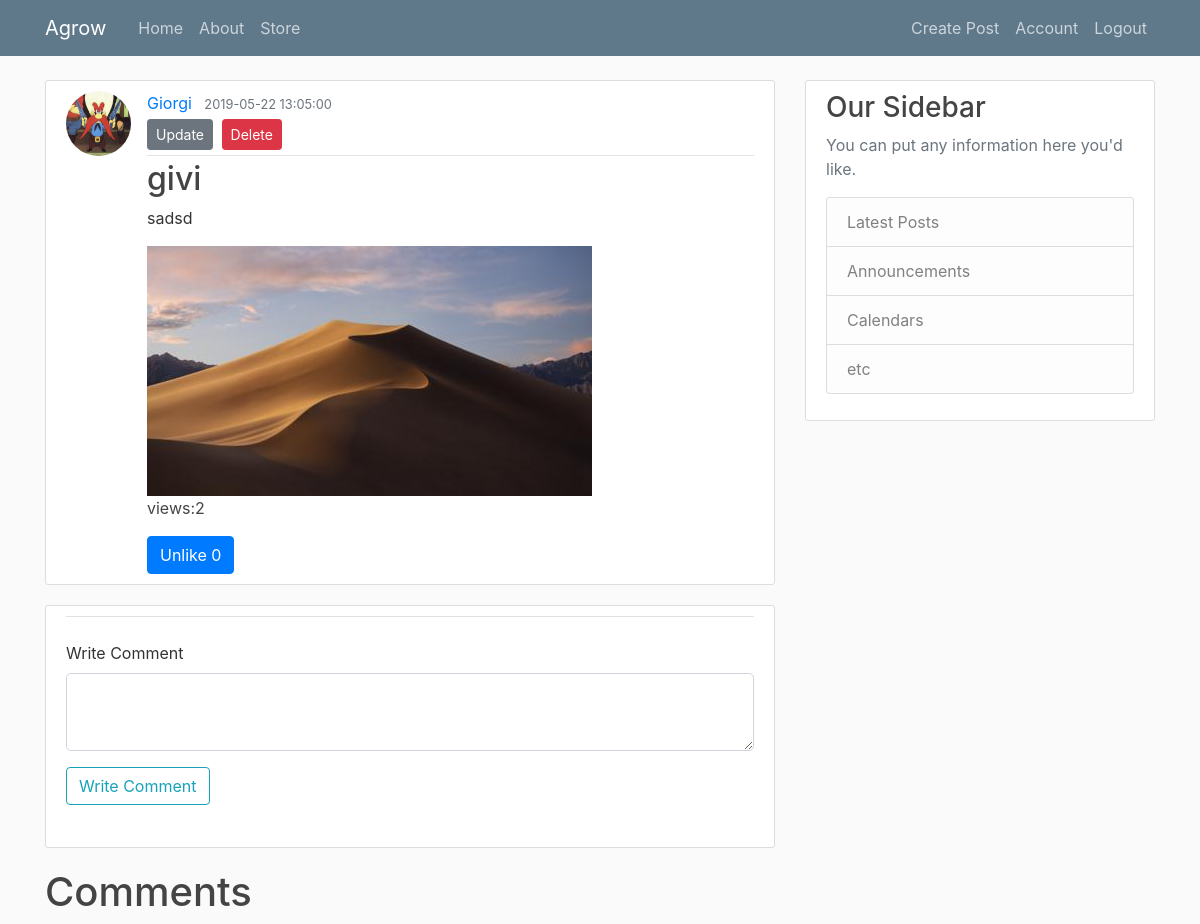
The app's page /post/2 (signed in) with its own data.
### flaskblog/models.py (models this page shows, shortened)
class User(db.Model, UserMixin):
	id = db.Column(db.Integer, primary_key=True)
	username = db.Column(db.String(20), unique=True, nullable=False)
	email = db.Column(db.String(120), unique=True, nullable=False)
	image_file = db.Column(db.String(20), nullable=False, default='5.jpg' )
	password = db.Column(db.String(60), nullable=False)
	admin = db.Column(db.Boolean, nullable=False, default=False)
	posts = db.relationship('Post', backref='author', lazy=True)
	user_comment = db.relationship('Comment', backref='author_comm', lazy=True)
	followers = db.relationship('Followers', backref='user_followers', lazy=True)
	following = db.relationship('Following', backref='user_following', lazy=True)
	likes = db.relationship('Like', backref='user_like', lazy=True)

class Post(db.Model):
	id = db.Column(db.Integer, primary_key=True)
	title = db.Column(db.String(120), nullable=False)
	date_posted = db.Column(db.DateTime, nullable=False, default=datetime.utcnow())
	content = db.Column(db.Text, nullable=False)
	image = db.Column(db.String, nullable=True)
	view = db.Column(db.Integer, nullable=False, default=0)
	photo = db.Column(db.String, nullable=True)
	user_id = db.Column(db.Integer, db.ForeignKey('user.id'), nullable=False)
	comment = db.Column(db.Text, nullable=True)
	post_comment = db.relationship('Comment', backref='post_comm', lazy=True)
	likes = db.relationship('Like', backref='post_like', lazy=True)

### flaskblog/routes.py (the view, shortened to what this page needs)
@app.route('/post/<int:post_id>', methods=['GET', 'POST'])
def post(post_id):
	post = Post.query.get_or_404(post_id)
	comments = Comment.query.filter_by(post_id_comm=post_id).all()
	likes = Like.query.filter_by(post_id=post_id, username=current_user.username)
	number_of_likes = Like.query.filter_by(post_id=post_id).count()
	form = CommentForm()
	if request.method == 'GET':
		post.view +=1
		db.session.commit()
	return render_template('post.html', title=post.title, post=post, form=form, comments=comments,
										 likes=likes, number_of_likes=number_of_likes)

### flaskblog/forms.py
class CommentForm(FlaskForm):
	comment_text = TextAreaField('Write Comment', validators=[DataRequired()])
	submit = SubmitField('Write Comment')

### flaskblog/models.py (called while the page is built)
@login_manager.user_loader
def load_user(user_id):
	return User.query.get(int(user_id))

### flaskblog/templates/post.html (shortened to what this page needs)
{% extends 'layout.html' %}
{% block content %}
<article class="media content-section">
    <img class="rounded-circle article-img" src="{{ url_for('static', filename='profile_pics/'+ post.author.image_file) }}" alt="ups">
      <div class="media-body">
        <div class="article-metadata">
          {% if post.author == current_user %}
            <a class="mr-2" href="/account">{{ post.author.username }}</a>
          {% else %}
            <a class="mr-2" href="{{ url_for('user_info', username=post.author.username) }}">{{ post.author.username }}</a>
          {% endif %}
          <small class="text-muted">{{ post.date_posted.strftime('%Y-%m-%d %H:%M:%S') }}</small>
          {% if post.author == current_user %}
            <div>
              <a class="btn btn-secondary btn-sm mt-1 mb-1" href="{{ url_for('update_post', post_id=post.id) }}">Update</a>
              <button type="button"class="btn btn-danger btn-sm m-1" data-toggle='modal' data-target='#deleteModel' name="button">Delete</button>
            </div>
          {% endif %}
        </div>
        <h2 class="article-title">{{ post.title }}</h2>
        <p class="article-content">{{ post.content }}</p>
        <img src="{{ url_for('static',filename='post_pics/' + post.photo) }}" class="img-fluid" alt="Responsive image">
        <p class="article-title">views:{{ post.view }}</p>
          {% if likes %}
          <form action="{{ url_for('post_unlike', post_id=post.id) }}", method="POST">
           <input class="btn btn-primary" type="submit" value="Unlike {{ number_of_likes }}">
          </form>
          {% else %}
          <form action="{{ url_for('post_like', post_id=post.id) }}", method="POST">
           <input class="btn btn-primary" type="submit" value="like {{ number_of_likes }}">
          </form>
           {% endif %}
      </div>
</article>
{% if current_user.is_authenticated %}
<div class="content-section">
  <form method="POST" action="" enctype="multipart/form-data">
    <fieldset class="form-group">
      <legend class="border-bottom mb-4">{{ legend }}</legend>
      <div class="form-group">
        {{ form.comment_text.label(class='form-control-label') }}
        {% if form.comment_text.errors %}
          {{ form.comment_text(class='form-control form-control-lg is-invalid') }}
          <div class="invalid-feedback">
            {% for error in form.comment_text.errors %}
              <span>{{ error }}</span>
            {% endfor %}
          </div>
        {% else %}
          {{ form.comment_text(class='form-control form-control-lg') }}
        {% endif %}
      </div>
      <div class="form-group">
        {{ form.submit(class='btn btn-outline-info') }}
      </div>
    </fieldset>
  </form>
</div>
{% endif %}
  <h1>Comments</h1>
{% endblock content %}

### flaskblog/static/main.css (style rules this page uses)
body { background: #fafafa; color: #333333; margin-top: 5rem; }
h1, h2, h3, h4, h5, h6 { color: #444444; }
.content-section { background: #ffffff; padding: 10px 20px; border: 1px solid #dddddd; border-radius: 3px; margin-bottom: 20px; }
.article-title { color: #444444; }
.article-content { white-space: pre-line; }
.article-img { height: 65px; width: 65px; margin-right: 16px; }
.article-metadata { padding-bottom: 1px; margin-bottom: 4px; border-bottom: 1px solid #e3e3e3 }

### records on screen
User: image_file (picture), author.username "Giorgi"
Post: date_posted "2019-05-22 13:05:00", title "givi", content "sadsd", photo (picture), view "2"
